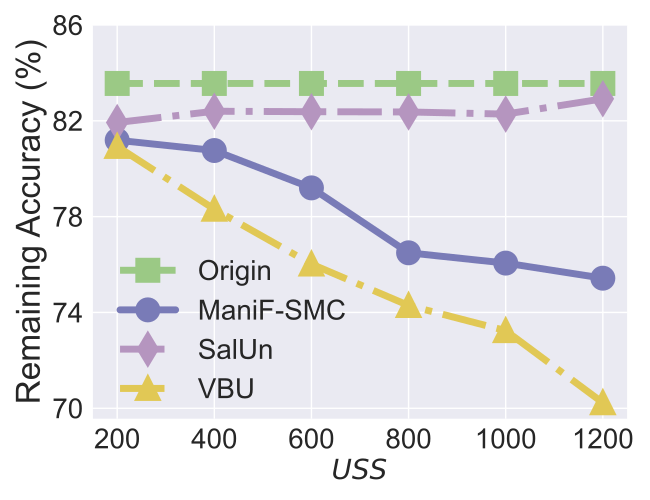

This figure's Python source:


import numpy as np
import matplotlib.pyplot as plt

epsilon = 3
beta = 1 / epsilon


x=[1, 2, 3, 4, 5, 6]
# validation_for_plt =[97,95.8600, 94.9400, 93.5400, 93.2400]
# attack_for_plt=[0, 0.3524, 0, 0.1762, 0.1762]
# basic_for_plt=[99.8, 99.8, 99.8, 99.8, 99.8]

labels = ['200', '400', '600', '800', '1000', '1200']
# unl_org = [97.77, 97.55, 97.35, 97.29, 97.21, 97.21]

# unl_hess_r = [96.6, 96.66, 96.04, 95.94, 95.85, 97.21]
OUL = [0.8119, 0.8076, 0.7920, 0.7649, 0.7606, 0.7543]

org_acc = [0.8356, 0.8356, 0.8356, 0.8356, 0.8356, 0.8356]

salun_acc = [0.8193, 0.8240,  0.8238, 0.8237, 0.8228, 0.8292]
# unl_ss_wo = [94.32, 94.53, 94.78, 93.38, 94.04, 97.21]
vbu_ldp_acc = [0.8093, 0.7831, 0.7602, 0.7429, 0.7324, 0.7023]

for i in range(len(OUL)):
    OUL[i] = OUL[i]*100
    org_acc[i] = org_acc[i]*100
    salun_acc[i] = salun_acc[i]*100
    vbu_ldp_acc[i] = vbu_ldp_acc[i] * 100

plt.style.use('seaborn')
plt.figure(figsize=(6.5, 5.0))
l_w=5
m_s=15
marker_s = 3
markevery=1
#plt.figure(figsize=(8, 5.3))
#plt.plot(x, unl_fr, color='blue', marker='^', label='Retrain',linewidth=l_w, markersize=m_s)

#plt.plot(x, unl_ss_w, color='g',  marker='*',  label='PriMU$_{w}$',linewidth=l_w, markersize=m_s)
plt.plot(x, org_acc, linestyle='--', color='#9BC985',  marker='s', fillstyle='full', markevery=markevery, label='Origin',linewidth=l_w, markersize=m_s, markeredgewidth=marker_s)


plt.plot(x, OUL, linestyle='-', color='#797BB7', marker='o', fillstyle='full', markevery=markevery,
         label='ManiF-SMC', linewidth=l_w, markersize=m_s, markeredgewidth=marker_s)



plt.plot(x, salun_acc, linestyle='-.', color='#B595BF',  marker='d', fillstyle='full', markevery=markevery, label='SalUn',linewidth=l_w, markersize=m_s, markeredgewidth=marker_s)

plt.plot(x, vbu_ldp_acc, linestyle='-.', color='#E1C855',  marker='^', fillstyle='full', markevery=markevery,
         label='VBU',linewidth=l_w, markersize=m_s, markeredgewidth=marker_s)


# plt.grid()
leg = plt.legend(fancybox=True, shadow=True)
# plt.xlabel('Malicious Client Ratio (%)' ,fontsize=16)
plt.ylabel('Remaining Accuracy (%)' ,fontsize=24)
my_y_ticks = np.arange(70.0, 86.9, 4)
plt.yticks(my_y_ticks,fontsize=20)
plt.xlabel('$\it USS$' ,fontsize=20)

plt.xticks(x, labels, fontsize=20)
# plt.title('CIFAR10 IID')

# plt.annotate(r"1e0", xy=(0.1, 1.01), xycoords='axes fraction', xytext=(-10, 10), textcoords='offset points', ha='right', va='center', fontsize=15)


# plt.title('(c) Utility Preservation', fontsize=24)
plt.legend(loc=(0.03, 0.01),fontsize=20)
plt.tight_layout()
#plt.title("MNIST")
plt.rcParams['figure.figsize'] = (2.0, 1)
plt.rcParams['image.interpolation'] = 'nearest'
plt.rcParams['figure.subplot.left'] = 0.11
plt.rcParams['figure.subplot.bottom'] = 0.08
plt.rcParams['figure.subplot.right'] = 0.977
plt.rcParams['figure.subplot.top'] = 0.969
plt.savefig('tiny_imagenet_model_RA_uss.pdf', format='pdf', dpi=200)
plt.show()
